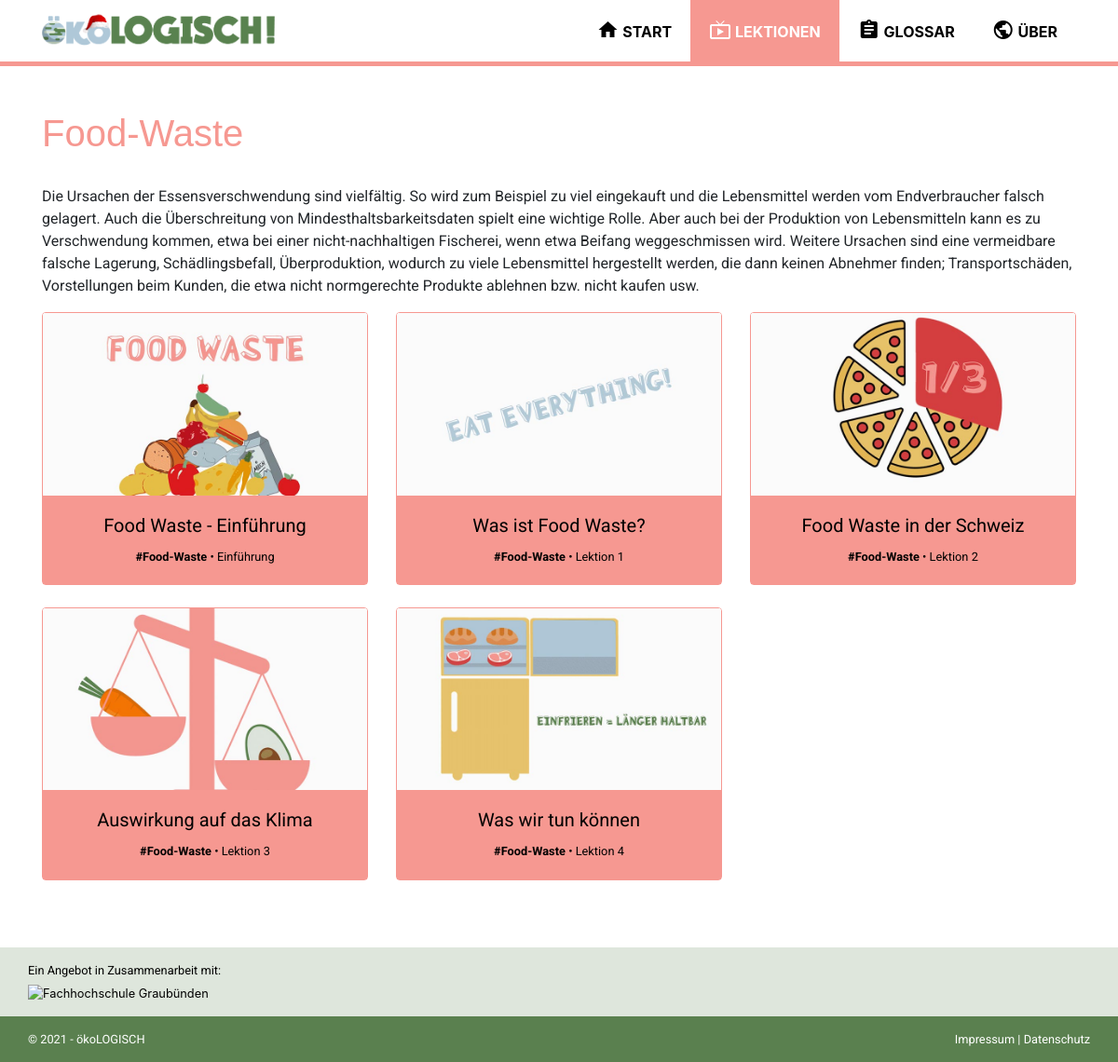
The page /category.php?id=4 on the database as committed earlier.
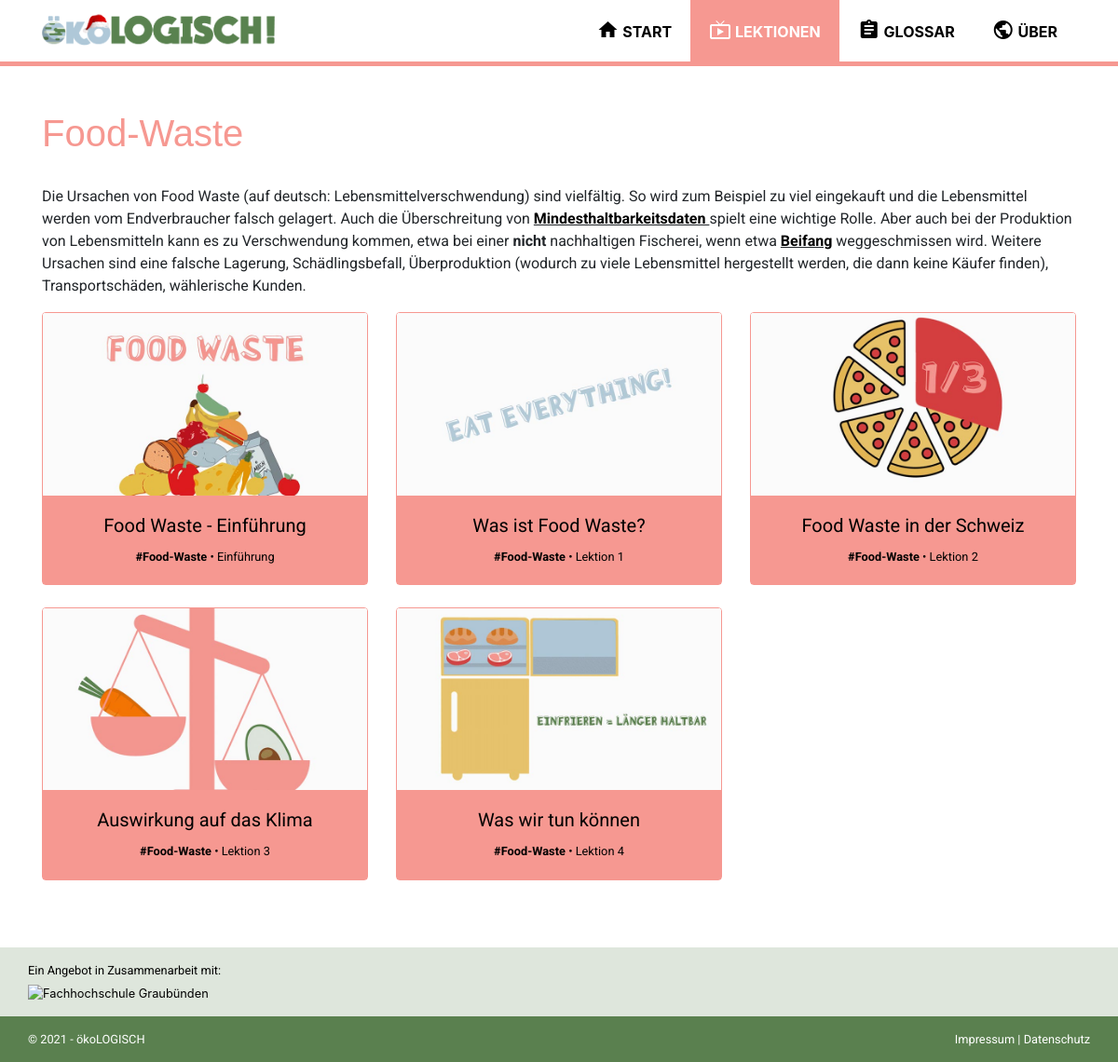
The same page on the database as committed later.
### tables this page shows
CREATE TABLE `tbl_category` (
  `id` int(11) NOT NULL,
  `title` varchar(255) NOT NULL,
  `text` text NOT NULL,
  `img_url` varchar(255) NOT NULL
);

### data/data.php (called while the page is built, shortened)
<?php
function get_db_connection()
{
	global $db_host, $db_name, $db_user, $db_pass, $db_charset;
	$dsn = "mysql:host=$db_host;dbname=$db_name;charset=$db_charset";
	$options = [
		PDO::ATTR_ERRMODE            => PDO::ERRMODE_EXCEPTION,
		PDO::ATTR_DEFAULT_FETCH_MODE => PDO::FETCH_ASSOC,
		PDO::ATTR_EMULATE_PREPARES   => false
	];
	try {
		$db = new PDO($dsn, $db_user, $db_pass, $options);
	} catch (\PDOException $e) {
		throw new \PDOException($e->getMessage(), (int)$e->getCode());
	}
	return $db;
}
function get_category_by_id($id)
{
	$db = get_db_connection();
	$sql = "SELECT * FROM tbl_category WHERE id = $id;";
	$result = $db->query($sql);
	$row = $result->fetch();
	return $row;
}
function get_lessons_by_category_id($id)
{
	$db = get_db_connection();
	$sql = "SELECT * FROM tbl_lesson WHERE category_id = $id;";
	$result = $db->query($sql);
	return $result->fetchAll();
}

### category.php (the view, shortened to what this page needs)
<?php
require_once('data/data.php');
$category = get_category_by_id($_GET['id']);
$lessons = get_lessons_by_category_id($_GET['id']);
?>
<?php require_once('templates/head.php'); ?>
<?php require_once('templates/navbar.php'); ?>
<section class="container category my-5">
    <article class="<?php echo strtolower($category['title']); ?>">
        <h2 class="pb-4"><?php echo $category['title']; ?></h2>
        <p><?php echo $category['text']; ?></p>
    </article>
    <article>
        <div class="row">
            <?php foreach ($lessons as $lesson) { ?>
                <div class="col-lg-4 col-md-6 col-sm-12 mb-4">
                    <?php
                    if ($lesson['einfuerung'] == 1) {
                        echo '<a class="link-title" href="intro?id=' . $lesson["id"] . '">';
                    } else {
                        echo '<a class="link-title" href="lesson?id=' . $lesson["id"] . '">';
                    }
                    ?>
                    <div class="card <?php echo strtolower($category['title']); ?>">
                        <img src="<?php echo $lesson['gif_url_static'] ?>" class="card-img-top gif_static">
                        <div class="card-body">
                            <h5 class="card-title text-center"><?php echo $lesson['title'] ?></h5>
                            <p class="card-text small text-center">
                                <b><a href="category?id=<?php echo $lesson['category_id']; ?>">
                                        <?php
                                        $category =  get_category_by_id($lesson['category_id']);
                                        echo "#" . $category['title'];
                                        ?></b>
                                </a>
                                •
                                <?php
                                if ($lesson['einfuerung'] == 1) {
                                    echo "Einführung ";
                                } else {
                                    echo "Lektion ";
                                    echo $lesson['lesson_nr'];
                                }
                                ?></p>
                        </div>
                    </div>
            <?php } ?>
    </article>
</section>
<?php require_once('templates/footer.php'); ?>

Rows that differ between the two databases and show on the page:
changed tbl_category "Food-Waste": text "Die Ursachen der Essensverschwendung sind vielfältig. So wird zum Beispiel zu viel eingekauft und die Lebensmittel werden vom Endverbraucher falsch gelagert. Auch die Überschreitung von Mindesthaltsbarkeitsdaten spielt eine wichtige Rolle. Aber auch bei der Produktion von Lebensmitteln kann es zu Verschwendung kommen, etwa bei einer nicht-nachhaltigen Fischerei, wenn etwa Beifang weggeschmissen wird. Weitere Ursachen sind eine vermeidbare falsche Lagerung, Schädlingsbefall, Überproduktion, wodurch zu viele Lebensmittel hergestellt werden, die dann keinen Abnehmer finden; Transportschäden, Vorstellungen beim Kunden, die etwa nicht normgerechte Produkte ablehnen bzw. nicht kaufen usw." → "Die Ursachen von Food Waste (auf deutsch: Lebensmittelverschwendung) sind vielfältig. So wird zum Beispiel zu viel eingekauft und die Lebensmittel werden vom Endverbraucher falsch gelagert. Auch die Überschreitung von Mindesthaltbarkeitsdaten spielt eine wichtige Rolle. Aber auch bei der Produktion von Lebensmitteln kann es zu Verschwendung kommen, etwa bei einer nicht nachhaltigen Fischerei, wenn etwa Beifang weggeschmissen wird. Weitere Ursachen sind eine falsche Lagerung, Schädlingsbefall, Überproduktion (wodurch zu viele Lebensmittel hergestellt werden, die dann keine Käufer finden), Transportschäden, wählerische Kunden."
